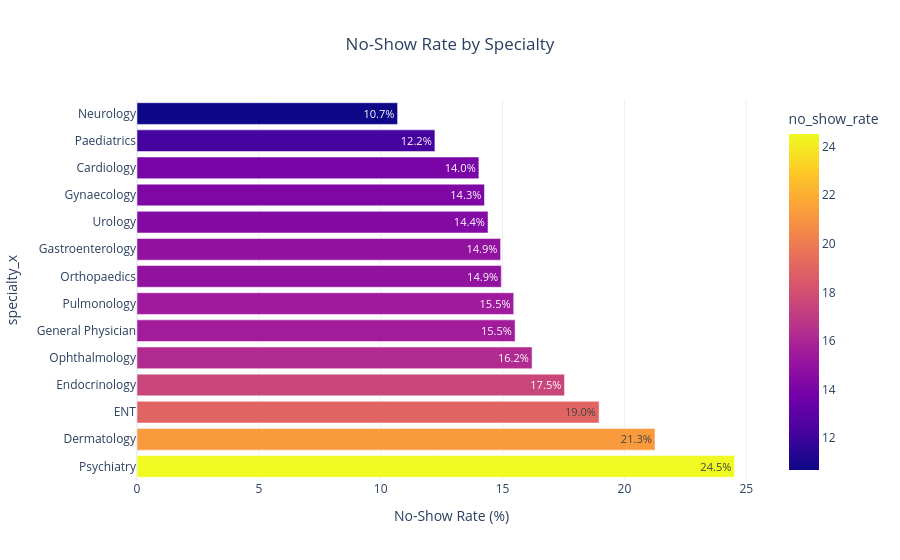

Notebook code cell kept with this figure:
### Code cell
fig = px.bar(
    specialty_noshow,
    x="no_show_rate",
    y="specialty_x",
    orientation="h",
    text="no_show_rate",
    color="no_show_rate",
    title="No-Show Rate by Specialty"
)

fig.update_layout(
    template="plotly_white",
    title_x=0.5,
    xaxis_title="No-Show Rate (%)",
    yaxis_title="specialty_x"
)

fig.update_traces(texttemplate="%{text:.1f}%")

fig.show()

### Figure 1 — Plotly figure (JSON) as saved in the notebook; plotly's stock layout.template omitted (floating-point values rounded to 4 significant figures)
{"data": [{"hovertemplate": "no_show_rate=%{marker.color}<br>specialty_x=%{y}<extra></extra>", "legendgroup": "", "marker": {"color": [24.52, 21.25, 18.96, 17.54, 16.21, 15.51, 15.46, 14.95, 14.92, 14.4, 14.26, 14.03, 12.22, 10.69], "coloraxis": "coloraxis", "pattern": {"shape": ""}}, "name": "", "orientation": "h", "showlegend": false, "text": [24.52, 21.25, 18.96, 17.54, 16.21, 15.51, 15.46, 14.95, 14.92, 14.4, 14.26, 14.03, 12.22, 10.69], "textposition": "auto", "texttemplate": "%{text:.1f}%", "type": "bar", "x": [24.52, 21.25, 18.96, 17.54, 16.21, 15.51, 15.46, 14.95, 14.92, 14.4, 14.26, 14.03, 12.22, 10.69], "xaxis": "x", "y": ["Psychiatry", "Dermatology", "ENT", "Endocrinology", "Ophthalmology", "General Physician", "Pulmonology", "Orthopaedics", "Gastroenterology", "Urology", "Gynaecology", "Cardiology", "Paediatrics", "Neurology"], "yaxis": "y"}], "layout": {"barmode": "relative", "coloraxis": {"colorbar": {"title": {"text": "no_show_rate"}}, "colorscale": [[0, "#0d0887"], [0.1111, "#46039f"], [0.2222, "#7201a8"], [0.3333, "#9c179e"], [0.4444, "#bd3786"], [0.5556, "#d8576b"], [0.6667, "#ed7953"], [0.7778, "#fb9f3a"], [0.8889, "#fdca26"], [1, "#f0f921"]]}, "legend": {"tracegroupgap": 0}, "title": {"text": "No-Show Rate by Specialty", "x": 0.5}, "xaxis": {"anchor": "y", "domain": [0, 1], "title": {"text": "No-Show Rate (%)"}}, "yaxis": {"anchor": "x", "domain": [0, 1], "title": {"text": "specialty_x"}}}}
